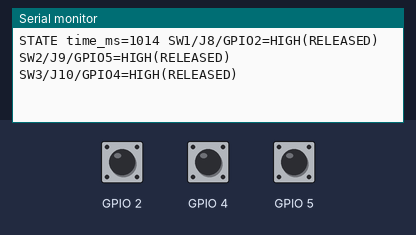
Recording of a program running on a simulated Seeed XIAO ESP32-S3. Shown: the last lines printed to the serial monitor. Inputs (shaded band) come from the test bench; at power-on: GPIO 2 HIGH, GPIO 4 HIGH, GPIO 5 HIGH.

Above: at 1.2 s.
1.3 s: GPIO 2 pulled LOW for 0.15 s
At 1.43 s:
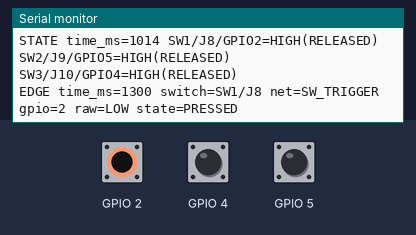
2.9 s: GPIO 4 pulled LOW for 0.15 s
At 3.34 s:
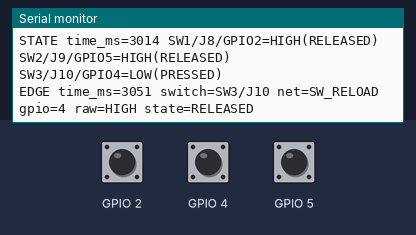
4.5 s: GPIO 5 pulled LOW for 0.15 s
At 4.89 s:
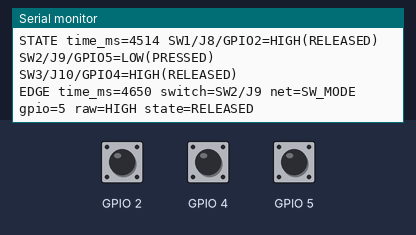
6.1 s: GPIO 2 pulled LOW for 1 s
At 6.9 s:
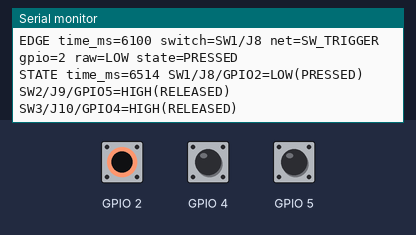
8.6 s: GPIO 4 pulled LOW for 1 s
At 9.4 s:
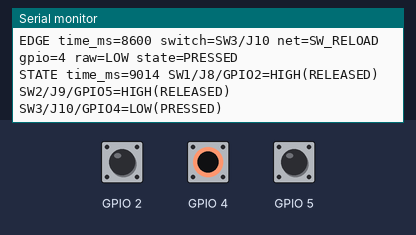
11.1 s: GPIO 5 pulled LOW for 1 s
At 11.82 s:
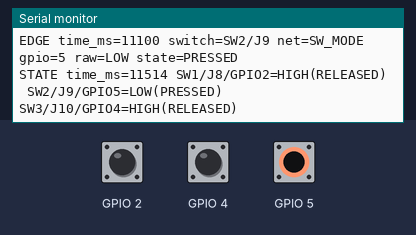
Timing chart, 0 to 14.1 s (numbered marks = the images above; inputs shaded):
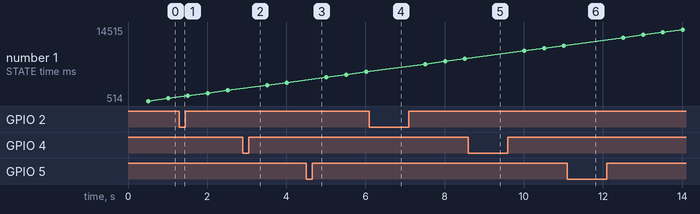

The program:

main.cpp
```cpp
#include <Arduino.h>

#if !CONFIG_IDF_TARGET_ESP32S3
#error "Limit diagnostic requires XIAO ESP32-S3 Plus"
#endif

// Pin mapping is taken from hardware/circuit/4E赤外線.kicad_pcb (legacy board).
// Each switch connector has its signal on pin 1 and GND on pin 2.
// The v0.7 hardware profile is different; do not use it for this board test.
struct SwitchInput {
  const char* label;
  const char* net;
  uint8_t gpio;
  int lastLevel;
};
SwitchInput switches[] = {
  {"SW1/J8", "SW_TRIGGER", 2, HIGH},
  {"SW2/J9", "SW_MODE", 5, HIGH},
  {"SW3/J10", "SW_RELOAD", 4, HIGH},
};
constexpr uint32_t REPORT_INTERVAL_MS = 500;
uint32_t lastReportAt = 0;

const char* levelText(int level) { return level == LOW ? "LOW" : "HIGH"; }
const char* pressedText(int level) { return level == LOW ? "PRESSED" : "RELEASED"; }

void reportEdge(const SwitchInput& input, int level) {
  Serial.printf("EDGE time_ms=%lu switch=%s net=%s gpio=%u raw=%s state=%s\n",
                static_cast<unsigned long>(millis()), input.label, input.net, input.gpio,
                levelText(level), pressedText(level));
}

void reportState(const char* kind) {
  Serial.printf("%s time_ms=%lu", kind, static_cast<unsigned long>(millis()));
  for (const auto& input : switches) {
    const int level = digitalRead(input.gpio);
    Serial.printf(" %s/GPIO%u=%s(%s)", input.label, input.gpio,
                  levelText(level), pressedText(level));
  }
  Serial.println();
}

void setup() {
  for (auto& input : switches) pinMode(input.gpio, INPUT_PULLUP);
  Serial.begin(115200);
  for (auto& input : switches) input.lastLevel = digitalRead(input.gpio);
  Serial.println("THREE SWITCH DIAGNOSTIC READY: INPUT_PULLUP, LOW=PRESSED");
  Serial.println("SW1/J8=GPIO2 SW_TRIGGER; SW2/J9=GPIO5 SW_MODE; SW3/J10=GPIO4 SW_RELOAD");
  reportState("START");
  lastReportAt = millis();
}

void loop() {
  for (auto& input : switches) {
    const int level = digitalRead(input.gpio);
    if (level != input.lastLevel) {
      input.lastLevel = level;
      reportEdge(input, level);
    }
  }
  const uint32_t now = millis();
  if (now - lastReportAt >= REPORT_INTERVAL_MS) {
    lastReportAt = now;
    reportState("STATE");
  }
  delay(1);
}
```

Measured:
- after the input at 1.3 s, the serial monitor: prints a new line at once (image 1)
- after the input at 2.9 s, the serial monitor: prints a new line at once (image 2)
- after the input at 4.5 s, the serial monitor: prints a new line at once (image 3)
- after the input at 6.1 s, the serial monitor: prints a new line at once (image 4)
- after the input at 8.6 s, the serial monitor: prints a new line at once (image 5)
- after the input at 11.1 s, the serial monitor: prints a new line at once (image 6)
- plotted number 1: 8514 → 11014 after the input at 8.6 s, 11014 → 14515 after the input at 11.1 s
